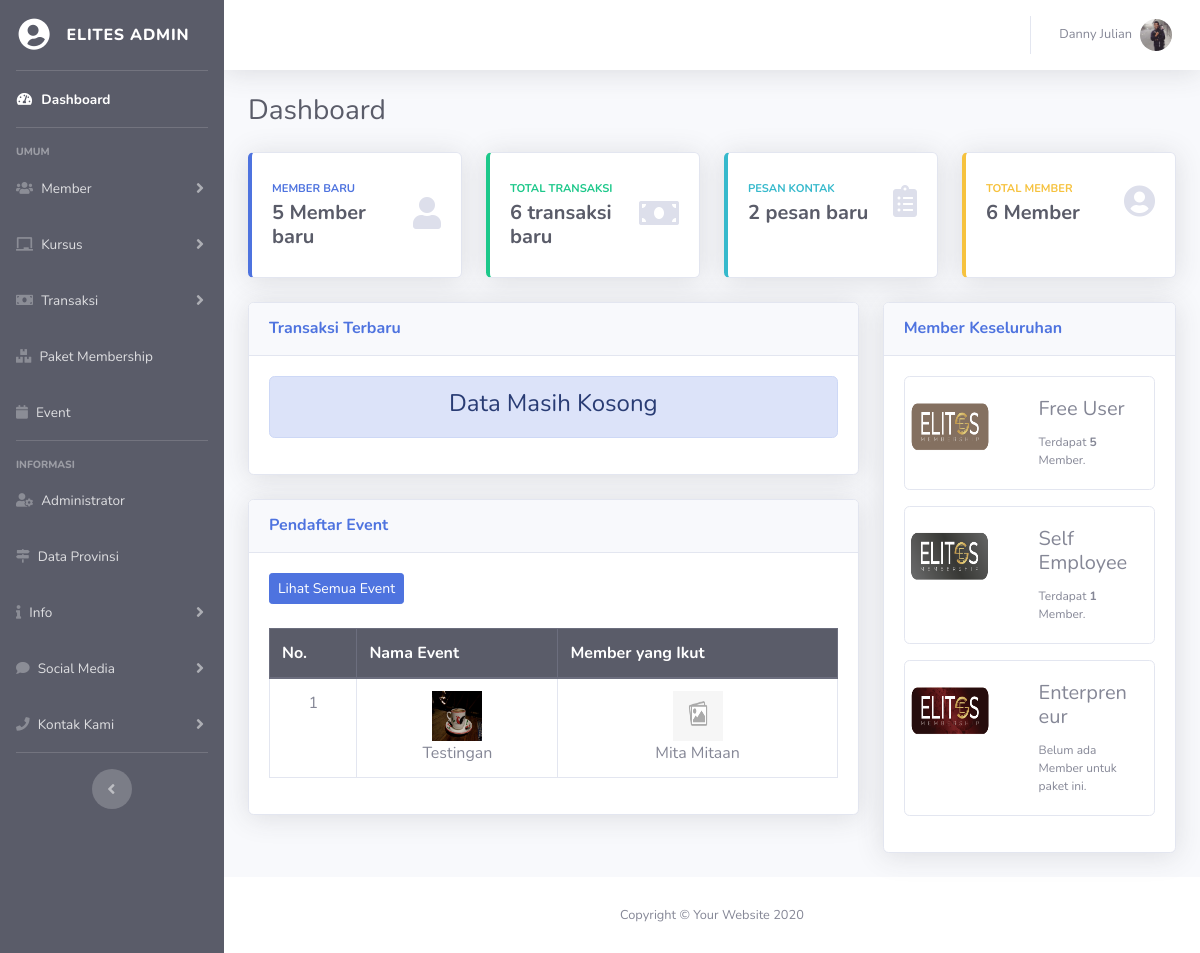
/elit-admin/index.php (signed in), run on the app's committed database.
### tables this page shows
CREATE TABLE `user` (
  `id_user` int(11) NOT NULL,
  `nama_user` varchar(50) NOT NULL,
  `alamat` text NOT NULL,
  `tgl_lahir` date NOT NULL,
  `jenis_kelamin` varchar(15) NOT NULL,
  `no_hp` varchar(15) NOT NULL,
  `email` varchar(50) NOT NULL,
  `password` varchar(15) NOT NULL,
  `foto` varchar(100) NOT NULL,
  `hak_akses` varchar(15) NOT NULL,
  `status` varchar(15) NOT NULL,
  `setuju` varchar(5) NOT NULL
);

CREATE TABLE `event_daftar` (
  `id_daftar` int(11) NOT NULL,
  `id_event` int(11) NOT NULL,
  `id_user` int(11) NOT NULL
);

CREATE TABLE `event` (
  `id_event` int(11) NOT NULL,
  `nama_event` varchar(50) NOT NULL,
  `tanggal_post` date NOT NULL,
  `deskripsi` text NOT NULL,
  `foto_event` varchar(100) NOT NULL,
  `id_user` int(11) NOT NULL,
  `lokasi` text NOT NULL,
  `venue` varchar(50) NOT NULL,
  `waktu` datetime NOT NULL,
  `harga_event` double NOT NULL,
  `kuota` int(11) NOT NULL,
  `keterangan` varchar(25) NOT NULL
);

CREATE TABLE `paket_member` (
  `id_paket` int(11) NOT NULL,
  `nama_paket` varchar(50) NOT NULL,
  `harga_member` double NOT NULL,
  `deskripsi_paket` text NOT NULL,
  `kondisi` varchar(10) NOT NULL,
  `jumlah_kelas` int(11) NOT NULL,
  `foto_paket` varchar(100) NOT NULL,
  `masa_berlaku` varchar(20) NOT NULL
);

### elit-admin/halaman/home.php (the view, shortened to what the rows shown need)
<?php
   function angkaDashboard($v, $kata)
   {
       echo
           "
        <div class='h5 mb-0 font-weight-bold text-gray-800'>$v $kata</div>
       ";
   }
   ?>
<div class="container-fluid">
    <div class="d-sm-flex align-items-center justify-content-between mb-4">
        <h1 class="h3 mb-0 text-gray-800">Dashboard</h1>
    </div>
    <div class="row">
        <div class="col-xl-3 col-md-6 mb-4">
            <div class="card border-left-primary shadow h-100 py-2">
                <div class="card-body">
                    <div class="row no-gutters align-items-center">
                        <div class="col mr-2">
                            <div class="text-xs font-weight-bold text-primary text-uppercase mb-1">Member Baru</div>
                            <?php
                               $member = $isi->eksekusiSQL("SELECT *FROM user WHERE hak_akses='Member' ORDER BY id_user DESC LIMIT 5");
                               $hitungMember = $isi->hitungData($member);
                               if ($hitungMember == 0) {
                                   angkaDashboard("Belum ada", "beberapa saat ini");
                               } else {
                                   angkaDashboard($hitungMember, "Member baru");
                               }
                            ?>
                        </div>
                        <div class="col-auto">
                            <i class="fa fa-user fa-2x text-gray-300" aria-hidden="true"></i>
                        </div>
                    </div>
                </div>
            </div>
        </div>
        <div class="col-xl-3 col-md-6 mb-4">
            <div class="card border-left-success shadow h-100 py-2">
                <div class="card-body">
                    <div class="row no-gutters align-items-center">
                        <div class="col mr-2">
                            <div class="text-xs font-weight-bold text-success text-uppercase mb-1">Total Transaksi</div>
                            <?php
                               $transaksi = $isi->eksekusiSQL("SELECT *FROM transaksi");
                               $hitungtransaksi = $isi->hitungData($transaksi);
                               if ($hitungtransaksi == 0) {
                                   angkaDashboard("Belum ada", "beberapa saat ini");
                               } else {
                                   angkaDashboard($hitungtransaksi, "transaksi baru");
                               }
                               ?>
                        </div>
                        <div class="col-auto">
                            <i class="fas fa-money-bill   fa-2x text-gray-300 "></i>
                        </div>
                    </div>
                </div>
            </div>
        </div>
        <div class="col-xl-3 col-md-6 mb-4">
            <div class="card border-left-info shadow h-100 py-2">
                <div class="card-body">
                    <div class="row no-gutters align-items-center">
                        <div class="col mr-2">
                            <div class="text-xs font-weight-bold text-info text-uppercase mb-1">Pesan Kontak</div>
                            <?php
                               $kontak = $isi->eksekusiSQL("SELECT *FROM kontak_kami");
                               $hitungKontak = $isi->hitungData($kontak);
                               if ($hitungKontak == 0) {
                                   angkaDashboard("Belum ada", "beberapa saat ini");
                               } else {
                                   angkaDashboard($hitungKontak, "pesan baru");
                               }
                               ?>
                        </div>
                        <div class="col-auto">
                            <i class="fas fa-clipboard-list fa-2x text-gray-300"></i>
                        </div>
                    </div>
                </div>
            </div>
        </div>
        <div class="col-xl-3 col-md-6 mb-4">
            <div class="card border-left-warning shadow h-100 py-2">
                <div class="card-body">
                    <div class="row no-gutters align-items-center">
                        <div class="col mr-2">
                            <div class="text-xs font-weight-bold text-warning text-uppercase mb-1">Total Member</div>
                            <?php
                               $memberAll = $isi->eksekusiSQL("SELECT *FROM user WHERE hak_akses='Member'");
                               $hitungMemberAll = $isi->hitungData($memberAll);
                               if ($hitungMemberAll == 0) {
                                   angkaDashboard("Belum ada", "beberapa saat ini");
                               } else {
                                   angkaDashboard($hitungMemberAll, "Member");
                               }
                           ?>
                        </div>
                        <div class="col-auto">
                            <i class="fa fa-user-circle fa-2x text-gray-300" aria-hidden="true"></i>
                        </div>
                    </div>
                </div>
            </div>
        </div>
    </div>
    <div class="row">
        <div class="col-xl-8 col-lg-7">
            <div class="card shadow mb-4">
                <div class="card-header py-3 d-flex flex-row align-items-center justify-content-between">
                    <h6 class="m-0 font-weight-bold text-primary">Transaksi Terbaru</h6>
                </div>
                <div class="card-body">
                <?php
                   $perintah = $isi->eksekusiSQl("SELECT *FROM
                                               transaksi
                                               INNER JOIN user ON
                                                           transaksi.id_user = user.id_user
                                               WHERE baca_admin='Belum dibaca'
                                               ORDER BY id_transaksi DESC
                                               ");
                   $hitung   = $isi->hitungData($perintah);
                   if ($hitung==0)
                   {
                       pesanKosong();
                   }
               ?>
                </div>
            </div>
            <div class="card shadow mb-4">
                <div class="card-header py-3 d-flex flex-row align-items-center justify-content-between">
                    <h6 class="m-0 font-weight-bold text-primary">Pendaftar Event</h6>
                </div>
                <div class="card-body">
                <?php
                   $perintah = $isi->eksekusiSQl("SELECT *FROM event_daftar
                                   INNER JOIN
                                   user ON user.id_user = event_daftar.id_user
                                   INNER JOIN
                                   event ON event.id_event = event_daftar.id_event
                                   ORDER BY event_daftar.id_daftar DESC");
                   $hitung   = $isi->hitungData($perintah);
                   if ($hitung==0)
                   {
                       pesanKosong();
                   }
                   else
                   {
                   echo
                   "
                   <a href='?hal=event-data' class='btn btn-primary btn-sm'>Lihat Semua Event</a>
                   <br><br>
                   <div class='table-responsive table-hover'>
                           <table class='table table-bordered' width='100%' cellspacing='0'>
                               <thead class='thead-dark'>
                                   <tr>
                                       <th>No.</th>
                                       <th>Nama Event</th>
                                       <th>Member yang Ikut</th>
                                   </tr>
                               </thead>
                               <tbody class='table-striped'>
                       ";
                       $no=1;
                       foreach($perintah as $a)
                       {
                           $nama = $a['nama_event'];
                           $foto = $a['foto_event'];
                           $autor= $a['nama_user'];
                           $fotoUs = $a['foto'];
                           if ($fotoUs=='Kosong')
                           {
                               $UserFoto = "<img src='../img/nofoto.png' width='50' height='50'>";
                           }
                           if ($foto=="Kosong")
                           {
                               $gambar = "<img src='../img/nofoto.png' width='50' height='50'>";
                           }
                           else
                           {
                               $tujuan = "../foto/event/$foto";
                               $gambar =
                               "   <a data-fancybox href='$tujuan' data-caption='$nama'>
                                       <img src='$tujuan' width='50' height='50'>
                                   </a>
                               ";
                           }
                           echo
                           "
                                   <tr>
                                       <td align='center'>$no</td>
                                       <td>
                                           <center>
                                               $gambar <br>
                                               $nama
                                           </center>
                                       </td>
                                       <td>
                                           <center>
                                               $UserFoto <br>
                                               $autor
                                           </center>
                                       </td>
                                   </tr>
                           ";
                           $no++;
                       }
                       echo
                       "
                               </tbody>
                           </table>
                       </div>
                   ";
                   }
               ?>
                </div>
            </div>
        </div>
        <div class="col-xl-4 col-lg-5">
            <div class="card shadow mb-4">
                <div class="card-header py-3 d-flex flex-row align-items-center justify-content-between">
                    <h6 class="m-0 font-weight-bold text-primary">Member Keseluruhan</h6>
                </div>
                <div class="card-body">
                    <?php
                       $tampilin = $isi->tampilData("paket_member");
                           foreach($tampilin as $a)
                           {
                               $idp    = $a['id_paket'];
                               $namaPaket   = $a['nama_paket'];
                               $foto   = $a['foto_paket'];
                               $memberPaket = $isi->eksekusiSQL("SELECT *FROM user_status WHERE id_paket='$idp'");
                               $hitungPaket = $isi->hitungData($memberPaket);
                               if ($hitungPaket==0)
                               {
                                   $pesanPaket=
                                   "
                                       <p class='card-text'>
                                           Belum ada Member untuk paket ini.
                                       </p>
                                   ";
                               }
                               else
                               {
                                   $pesanPaket=
                                   "
                                       <p class='card-text'>
                                           Terdapat <b>$hitungPaket</b> Member.
                                       </p>
                                   ";
                               }
                               if ($foto=='Kosong')
                               {
                                   $gambar = "<img class='rounded-circle' src='../img/nofoto.png' width='50' height='50'><br> <br>";
                                   $box = "";
                               }
                               else
                               {
                                   $tujuan = "../foto/paket/$foto";
                                   $box =
                                   "
                                       <center>
                                       <img src='$tujuan' width='100%' height='70' style='margin-top:15px;'>
                                       </center>
                                   ";
                               }
                               echo
                               "
                               <div class='card mb-3' style='width: 100%; font-size:12px;'>
                                   <div class='row g-0'>
                                   <div class='col-md-5'>
                                       $box
                                   </div>
                                   <div class='col-md-7'>
                                       <div class='card-body'>
                                       <h5 class='card-title'>$namaPaket</h5>
                                           $pesanPaket
                                       </div>
                                   </div>
                                   </div>
                               </div>
                               ";
                           }
                       ?>
                </div>
            </div>
        </div>
    </div>
</div>

### elit-admin/fungsi/menu-atas.php (shortened to what the rows shown need)
<nav class="navbar navbar-expand navbar-light bg-white topbar mb-4 static-top shadow">
<ul class="navbar-nav ml-auto">
  <li class="nav-item dropdown no-arrow">
    <a class="nav-link dropdown-toggle" href="#" id="userDropdown" role="button" data-toggle="dropdown" aria-haspopup="true" aria-expanded="false">
      <span class="mr-2 d-none d-lg-inline text-gray-600 small"><?php echo $namauser; ?></span>
      <img class="img-profile rounded-circle" src="<?php echo $gambarLogin; ?>">
    </a>
  </li>
</ul>
</nav>

### data on the page
user: nama_user "Danny Julian", foto (picture)
event_daftar: id_event.foto_event (picture), id_event.nama_event "Testingan", id_user.nama_user "Mita Mitaan"
paket_member: foto_paket (picture), nama_paket "Free User", hitungPaket "5"
paket_member: foto_paket (picture), nama_paket "Self Employee", hitungPaket "1"
paket_member: foto_paket (picture), nama_paket "Enterpreneur", shows "Belum ada Member untuk paket ini."

### other printed values
$v "5 6 2 6"
$kata "Member baru transaksi baru pesan baru Member"
